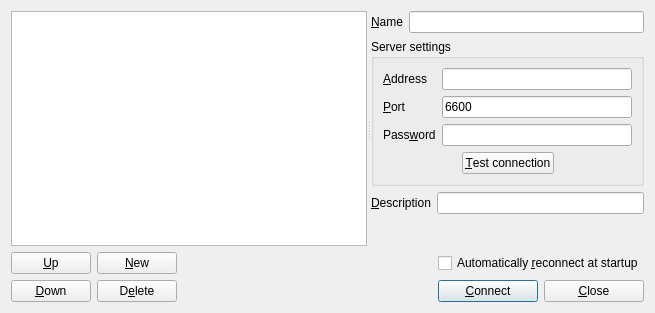
<?xml version="1.0" encoding="UTF-8"?>
<ui version="4.0">
 <class>ConnectionDialog</class>
 <widget class="QDialog" name="ConnectionDialog">
  <property name="geometry">
   <rect>
    <x>0</x>
    <y>0</y>
    <width>655</width>
    <height>313</height>
   </rect>
  </property>
  <property name="windowTitle">
   <string>Connection</string>
  </property>
  <layout class="QVBoxLayout" name="verticalLayout_4">
   <item>
    <widget class="QSplitter" name="splitter">
     <property name="sizePolicy">
      <sizepolicy hsizetype="Expanding" vsizetype="Expanding">
       <horstretch>0</horstretch>
       <verstretch>0</verstretch>
      </sizepolicy>
     </property>
     <property name="orientation">
      <enum>Qt::Horizontal</enum>
     </property>
     <widget class="QWidget" name="layoutWidget">
      <layout class="QVBoxLayout" name="verticalLayout_2">
       <item>
        <widget class="QTableWidget" name="tableWidget">
         <property name="sizePolicy">
          <sizepolicy hsizetype="Expanding" vsizetype="Expanding">
           <horstretch>0</horstretch>
           <verstretch>0</verstretch>
          </sizepolicy>
         </property>
         <property name="editTriggers">
          <set>QAbstractItemView::NoEditTriggers</set>
         </property>
         <property name="selectionMode">
          <enum>QAbstractItemView::SingleSelection</enum>
         </property>
         <property name="selectionBehavior">
          <enum>QAbstractItemView::SelectRows</enum>
         </property>
         <property name="verticalScrollMode">
          <enum>QAbstractItemView::ScrollPerPixel</enum>
         </property>
         <property name="horizontalScrollMode">
          <enum>QAbstractItemView::ScrollPerPixel</enum>
         </property>
         <attribute name="horizontalHeaderVisible">
          <bool>false</bool>
         </attribute>
         <attribute name="horizontalHeaderHighlightSections">
          <bool>false</bool>
         </attribute>
         <attribute name="horizontalHeaderStretchLastSection">
          <bool>true</bool>
         </attribute>
         <attribute name="verticalHeaderVisible">
          <bool>false</bool>
         </attribute>
        </widget>
       </item>
      </layout>
     </widget>
     <widget class="QWidget" name="layoutWidget">
      <layout class="QVBoxLayout" name="verticalLayout">
       <item>
        <layout class="QFormLayout" name="formLayout_2">
         <item row="1" column="1">
          <widget class="QLineEdit" name="lineEdit_name"/>
         </item>
         <item row="1" column="0">
          <widget class="QLabel" name="label_3">
           <property name="text">
            <string>&amp;Name</string>
           </property>
           <property name="buddy">
            <cstring>lineEdit_name</cstring>
           </property>
          </widget>
         </item>
        </layout>
       </item>
       <item>
        <widget class="QGroupBox" name="groupBox">
         <property name="title">
          <string>Server settings</string>
         </property>
         <layout class="QVBoxLayout" name="verticalLayout_3">
          <item>
           <layout class="QFormLayout" name="formLayout">
            <property name="fieldGrowthPolicy">
             <enum>QFormLayout::AllNonFixedFieldsGrow</enum>
            </property>
            <item row="0" column="0">
             <widget class="QLabel" name="label">
              <property name="text">
               <string>&amp;Address</string>
              </property>
              <property name="buddy">
               <cstring>lineEdit_address</cstring>
              </property>
             </widget>
            </item>
            <item row="0" column="1">
             <widget class="QLineEdit" name="lineEdit_address"/>
            </item>
            <item row="1" column="0">
             <widget class="QLabel" name="label_2">
              <property name="text">
               <string>&amp;Port</string>
              </property>
              <property name="buddy">
               <cstring>lineEdit_port</cstring>
              </property>
             </widget>
            </item>
            <item row="1" column="1">
             <widget class="QLineEdit" name="lineEdit_port">
              <property name="text">
               <string>6600</string>
              </property>
             </widget>
            </item>
            <item row="2" column="0">
             <widget class="QLabel" name="label_5">
              <property name="text">
               <string>Pass&amp;word</string>
              </property>
              <property name="buddy">
               <cstring>lineEdit_password</cstring>
              </property>
             </widget>
            </item>
            <item row="2" column="1">
             <widget class="QLineEdit" name="lineEdit_password">
              <property name="echoMode">
               <enum>QLineEdit::Password</enum>
              </property>
             </widget>
            </item>
           </layout>
          </item>
          <item>
           <layout class="QHBoxLayout" name="horizontalLayout_3">
            <item>
             <spacer name="horizontalSpacer_2">
              <property name="orientation">
               <enum>Qt::Horizontal</enum>
              </property>
              <property name="sizeHint" stdset="0">
               <size>
                <width>40</width>
                <height>20</height>
               </size>
              </property>
             </spacer>
            </item>
            <item>
             <widget class="QPushButton" name="pushButton_test_connection">
              <property name="text">
               <string>&amp;Test connection</string>
              </property>
             </widget>
            </item>
            <item>
             <spacer name="horizontalSpacer_3">
              <property name="orientation">
               <enum>Qt::Horizontal</enum>
              </property>
              <property name="sizeHint" stdset="0">
               <size>
                <width>40</width>
                <height>20</height>
               </size>
              </property>
             </spacer>
            </item>
           </layout>
          </item>
         </layout>
        </widget>
       </item>
       <item>
        <layout class="QFormLayout" name="formLayout_3">
         <item row="1" column="0">
          <widget class="QLabel" name="label_4">
           <property name="text">
            <string>&amp;Description</string>
           </property>
           <property name="buddy">
            <cstring>lineEdit_desc</cstring>
           </property>
          </widget>
         </item>
         <item row="1" column="1">
          <widget class="QLineEdit" name="lineEdit_desc"/>
         </item>
        </layout>
       </item>
       <item>
        <spacer name="verticalSpacer">
         <property name="orientation">
          <enum>Qt::Vertical</enum>
         </property>
         <property name="sizeHint" stdset="0">
          <size>
           <width>20</width>
           <height>40</height>
          </size>
         </property>
        </spacer>
       </item>
      </layout>
     </widget>
    </widget>
   </item>
   <item>
    <layout class="QGridLayout" name="gridLayout">
     <item row="0" column="0">
      <widget class="QPushButton" name="pushButton_up">
       <property name="text">
        <string>&amp;Up</string>
       </property>
      </widget>
     </item>
     <item row="0" column="1">
      <widget class="QPushButton" name="pushButton_new">
       <property name="text">
        <string>&amp;New</string>
       </property>
      </widget>
     </item>
     <item row="1" column="0">
      <widget class="QPushButton" name="pushButton_down">
       <property name="text">
        <string>&amp;Down</string>
       </property>
      </widget>
     </item>
     <item row="1" column="1">
      <widget class="QPushButton" name="pushButton_delete">
       <property name="text">
        <string>D&amp;elete</string>
       </property>
      </widget>
     </item>
     <item row="1" column="2">
      <spacer name="horizontalSpacer">
       <property name="orientation">
        <enum>Qt::Horizontal</enum>
       </property>
       <property name="sizeHint" stdset="0">
        <size>
         <width>40</width>
         <height>20</height>
        </size>
       </property>
      </spacer>
     </item>
     <item row="1" column="5">
      <widget class="QPushButton" name="pushButton_close">
       <property name="text">
        <string>&amp;Close</string>
       </property>
      </widget>
     </item>
     <item row="1" column="4">
      <widget class="QPushButton" name="pushButton_connect">
       <property name="text">
        <string>&amp;Connect</string>
       </property>
       <property name="default">
        <bool>true</bool>
       </property>
      </widget>
     </item>
     <item row="0" column="4" colspan="2">
      <widget class="QCheckBox" name="checkBox_auto_reconnect">
       <property name="text">
        <string>Automatically &amp;reconnect at startup</string>
       </property>
      </widget>
     </item>
    </layout>
   </item>
  </layout>
 </widget>
 <tabstops>
  <tabstop>lineEdit_name</tabstop>
  <tabstop>lineEdit_address</tabstop>
  <tabstop>lineEdit_port</tabstop>
  <tabstop>lineEdit_password</tabstop>
  <tabstop>pushButton_test_connection</tabstop>
  <tabstop>lineEdit_desc</tabstop>
  <tabstop>tableWidget</tabstop>
  <tabstop>pushButton_up</tabstop>
  <tabstop>pushButton_down</tabstop>
  <tabstop>pushButton_new</tabstop>
  <tabstop>pushButton_delete</tabstop>
 </tabstops>
 <resources/>
 <connections>
  <connection>
   <sender>pushButton_connect</sender>
   <signal>clicked()</signal>
   <receiver>ConnectionDialog</receiver>
   <slot>accept()</slot>
   <hints>
    <hint type="sourcelabel">
     <x>482</x>
     <y>302</y>
    </hint>
    <hint type="destinationlabel">
     <x>326</x>
     <y>328</y>
    </hint>
   </hints>
  </connection>
  <connection>
   <sender>pushButton_close</sender>
   <signal>clicked()</signal>
   <receiver>ConnectionDialog</receiver>
   <slot>reject()</slot>
   <hints>
    <hint type="sourcelabel">
     <x>637</x>
     <y>292</y>
    </hint>
    <hint type="destinationlabel">
     <x>650</x>
     <y>294</y>
    </hint>
   </hints>
  </connection>
 </connections>
</ui>
